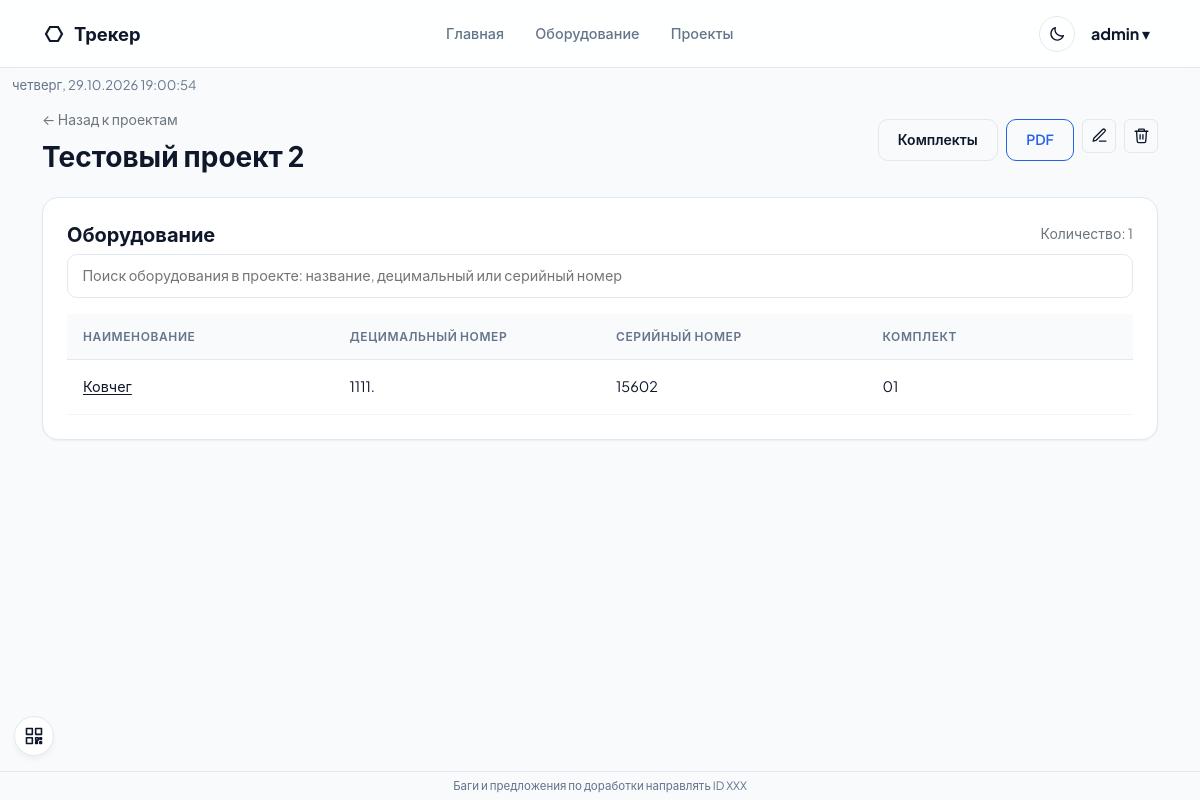
The app's page /projects/2 (signed in) with its own data.
### app/models.py (models this page shows, shortened)
class User(UserMixin, db.Model):
    __tablename__ = 'users'
    id = db.Column(db.Integer, primary_key=True)
    username = db.Column(db.String(64), unique=True, nullable=False)
    password_hash = db.Column(db.String(256), nullable=False)
    password_plain = db.Column(db.String(256))
    must_change_password = db.Column(db.Boolean, default=False, nullable=False)
    role = db.Column(db.String(20), default='user')
    can_report = db.Column(db.Boolean, default=False)
    can_data = db.Column(db.Boolean, default=False)
    created_at = db.Column(db.DateTime, default=datetime.utcnow)
    equipments = db.relationship('Equipment', backref='owner', lazy='dynamic')
    projects = db.relationship('Project', backref='owner', lazy='dynamic')
    employees = db.relationship('Employee', backref='owner', lazy='dynamic')
    operations = db.relationship('Operation', backref='owner', lazy='dynamic')
    @property
    def is_admin(self):
        return self.role == 'admin'
    @property
    def can_use_report(self):
        return self.is_admin or bool(self.can_report)
    @property
    def can_use_data(self):
        return self.is_admin or bool(self.can_data)

class Project(db.Model):
    __tablename__ = 'projects'
    id = db.Column(db.Integer, primary_key=True)
    user_id = db.Column(db.Integer, db.ForeignKey('users.id'), nullable=False)
    name = db.Column(db.String(120), nullable=False)
    description = db.Column(db.Text)
    archived = db.Column(db.Boolean, default=False, nullable=False)
    created_at = db.Column(db.DateTime, default=datetime.utcnow)
    equipments = db.relationship('Equipment', backref='project', lazy=True)
    kits = db.relationship('Kit', backref='project', cascade='all, delete-orphan', lazy=True)

class Equipment(db.Model):
    __tablename__ = 'equipments'
    id = db.Column(db.Integer, primary_key=True)
    user_id = db.Column(db.Integer, db.ForeignKey('users.id'), nullable=False)
    name = db.Column(db.String(120), nullable=False)
    category = db.Column(db.String(60))
    decimal_number = db.Column(db.String(100))
    serial_number = db.Column(db.String(100), nullable=True)
    status = db.Column(db.String(80), default='На складе')
    project_id = db.Column(db.Integer, db.ForeignKey('projects.id'), nullable=True)
    kit_id = db.Column(db.Integer, db.ForeignKey('kits.id'), nullable=True)
    received_at = db.Column(db.DateTime, default=datetime.utcnow)
    received_from = db.Column(db.String(255))
    acceptance_report = db.Column(db.String(500))
    photo_path = db.Column(db.String(500))
    status_before_archive = db.Column(db.String(80))
    photos = db.relationship('EquipmentPhoto', backref='equipment', cascade='all, delete-orphan', lazy=True)
    created_at = db.Column(db.DateTime, default=datetime.utcnow)
    operation_items = db.relationship('OperationItem', backref='equipment', lazy=True)

class Kit(db.Model):
    __tablename__ = 'kits'
    id = db.Column(db.Integer, primary_key=True)
    project_id = db.Column(db.Integer, db.ForeignKey('projects.id'), nullable=False)
    name = db.Column(db.String(120), nullable=False)
    equipments = db.relationship('Equipment', backref='kit', lazy=True)

### app/routes/directory.py (the view)
@directory_bp.route('/projects/<int:proj_id>')
@login_required
def project_detail(proj_id):
    return render_template('project_detail.html',project=owned_project(proj_id))

### app/routes/directory.py (called while the page is built)
def owned_project(proj_id):
    return Project.query.filter_by(id=proj_id, user_id=current_user.id).first_or_404()

### app/routes/main.py (called while the page is built)
def connect_url():
    host = request.host
    name, _, port = host.partition(':') if not host.startswith('[') else (host, '', '')
    if name in ('localhost', '127.0.0.1', '0.0.0.0', ''):
        host = _lan_ip() + (':' + port if port else '')
    return f'{request.scheme}://{host}'

### templates/project_detail.html (shortened to what this page needs)
{% extends 'base.html' %}
{% import '_icons.html' as icons %}
{% block content %}
<div class="d-flex justify-content-between align-items-center mb-4"><div><a href="{{ url_for('directory.projects') }}" class="small text-secondary text-decoration-none">← Назад к проектам</a><h3 class="fw-bold mt-2 mb-0">{{ project.name }}</h3></div><div class="d-flex gap-2"><button type="button" class="btn-secondary-custom" data-bs-toggle="modal" data-bs-target="#kitsModal">Комплекты</button><a href="{{ url_for('directory.project_pdf',proj_id=project.id) }}" class="btn-primary-custom text-decoration-none">PDF</a><button type="button" class="icon-btn" data-bs-toggle="modal" data-bs-target="#editProjectModal" title="Редактировать">{{ icons.pencil() }}</button><form method="POST" action="{{ url_for('directory.delete_project',proj_id=project.id) }}" onsubmit="return confirm('Удалить проект?') && confirm('Подтвердите удаление проекта ещё раз')"><input type="hidden" name="confirm" value="DELETE"><button type="submit" class="icon-btn icon-danger" title="Удалить">{{ icons.trash() }}</button></form></div></div>
<div class="card-custom"><div class="d-flex justify-content-between align-items-center mb-2"><h5 class="fw-bold m-0">Оборудование</h5><span class="text-secondary small">Количество: {{ project.equipments|length }}</span></div>
<input id="eqSearch" class="form-control-custom mb-3" placeholder="Поиск оборудования в проекте: название, децимальный или серийный номер">
<div class="table-scroll"><table class="table-fixed table-custom" id="projEqTable"><thead><tr><th data-sort="0">Наименование</th><th>Децимальный номер</th><th>Серийный номер</th><th>Комплект</th></tr></thead><tbody>{% for eq in project.equipments %}<tr data-search="{{ (eq.name ~ ' ' ~ (eq.decimal_number or '') ~ ' ' ~ (eq.serial_number or ''))|lower }}"><td><a href="{{ url_for('equipment.detail',item_id=eq.id) }}">{{ eq.name }}</a></td><td>{{ eq.decimal_number or '—' }}</td><td>{{ eq.serial_number or '—' }}</td><td>{{ eq.kit.name if eq.kit else 'Без комплекта' }}</td></tr>{% else %}<tr><td colspan="4" class="text-center py-4 text-secondary">Оборудование отсутствует</td></tr>{% endfor %}</tbody></table></div></div>
{% endblock %}

### templates/base.html (shortened to what this page needs)
<!DOCTYPE html>
<html lang="ru">
<head>
<link href="https://cdn.jsdelivr.net/npm/bootstrap@5.3.0/dist/css/bootstrap.min.css" rel="stylesheet">
<link rel="stylesheet" href="{{ url_for('static', filename='css/style.css') }}">
</head>
<body>
{% if current_user.is_authenticated %}
<nav class="navbar-custom mb-0"><div class="container d-flex align-items-center justify-content-between">
<a class="navbar-brand-custom text-decoration-none" href="{{ url_for('main.index') }}">
<svg class="brand-icon" width="24" height="24" viewBox="0 0 24 24" fill="none" stroke="currentColor" stroke-width="2.2" aria-hidden="true"><polygon points="20,12 16,19 8,19 4,12 8,5 16,5"></polygon></svg>
<span>Трекер</span></a>
<div class="d-flex gap-1 align-items-center">
<a class="nav-link-custom text-decoration-none" href="{{ url_for('main.index') }}">Главная</a>
<a class="nav-link-custom text-decoration-none" href="{{ url_for('equipment.list_equipment') }}">Оборудование</a>
<a class="nav-link-custom text-decoration-none" href="{{ url_for('directory.projects') }}">Проекты</a>
</div>
<div class="d-flex align-items-center gap-2">
<button type="button" id="themeToggle" class="theme-toggle" aria-label="Темная тема" title="Темная тема"></button>
<div class="user-menu-wrap">
<button type="button" class="user-menu-trigger" aria-expanded="false"><strong>{{ current_user.username }}</strong> ▾</button>
</div>
</div></div></nav>
<div class="qr-widget" id="qrWidget">
  <button type="button" class="qr-toggle" title="Подключиться с телефона" aria-label="QR для подключения"><svg viewBox="0 0 24 24"><rect x="3" y="3" width="7" height="7"/><rect x="14" y="3" width="7" height="7"/><rect x="3" y="14" width="7" height="7"/><path d="M14 14h3v3h-3zM19 14h2v2h-2zM14 19h2v2h-2zM19 19h2v2h-2z"/></svg></button>
</div>
{% endif %}
<div id="appClock" class="app-clock-global" aria-live="polite"></div>
<div class="container py-2">
{% block content %}{% endblock %}
</div>
<div class="app-footer">Баги и предложения по доработки направлять ID XXX</div>
</body></html>

### records on screen
User: username "admin"
Project: name "Тестовый проект 2"
Equipment: name "Ковчег", decimal_number "1111.", serial_number "15602", kit "01"

### other values on screen
{{ project.equipments|length }} "1"
